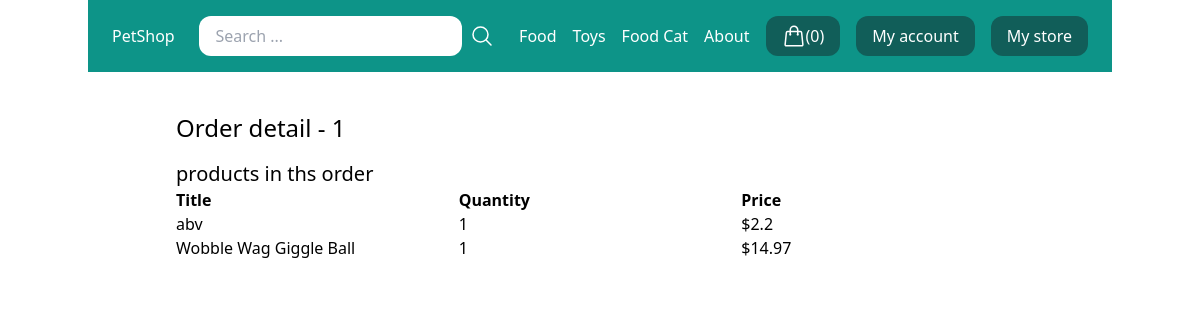
Page /my-store/order-detail/1/ (signed in) on the committed database.
### store/models.py (models this page shows, shortened)
class Category(models.Model):
    title = models.CharField(max_length=50)
    slug = models.SlugField(max_length=50)
    class Meta:
        verbose_name_plural = 'Categories'

class Order(models.Model):
    first_name = models.CharField(max_length=255)
    last_name = models.CharField(max_length=255)
    address = models.CharField(max_length=350)
    zipcode = models.CharField(max_length=25)
    city = models.CharField(max_length=40)
    paid_amount = models.IntegerField(default=0)
    is_paid = models.BooleanField(default=False)
    merchant_id = models.CharField(max_length=255)
    create_by = models.ForeignKey(User, related_name='orders', on_delete=models.SET_NULL, null=True)
    create_at = models.DateTimeField(auto_now_add=True)

class OrderItem(models.Model):
    order = models.ForeignKey(Order, related_name='items', on_delete=models.CASCADE)
    product = models.ForeignKey(Product, related_name='items', on_delete=models.CASCADE)
    price = models.IntegerField()
    quantity = models.IntegerField(default=1)
    def get_display_price(self):
        return self.price / 100

class Product(models.Model):
    DRAFT = 'draft'
    WAITING_APPROVAL = 'waitingapprpval'
    ACTIVE = 'active'
    DELETED = 'deleted'
    STATUS_CHOICES = (
        (DRAFT, 'Draft'),
        (WAITING_APPROVAL, 'Waiting approval'),
        (ACTIVE, 'Active'),
        (DELETED, 'Deleted'),
    )
    user = models.ForeignKey(User, related_name='products', on_delete=models.CASCADE)
    category = models.ForeignKey(Category, related_name='products', on_delete=models.CASCADE)
    title = models.CharField(max_length=100)
    slug = models.SlugField(max_length=100)
    description = models.TextField(blank=True)
    price = models.IntegerField()
    image = models.ImageField(upload_to='uploads/product_images/', blank=True, null=True)
    thumbnail = models.ImageField(upload_to='uploads/product_images/thumbnail', blank=True, null=True)
    create_at = models.DateTimeField(auto_now_add=True)
    updated_at = models.DateTimeField(auto_now=True)
    status = models.CharField(max_length=50, choices=STATUS_CHOICES, default=ACTIVE)
    class Meta:
        ordering = ('-create_at',)

### userprofile/views.py (the view)
# urls.py: path('my-store/order-detail/<int:pk>/', views.my_store_order_detail, name='my_store_order_detail'),
@login_required
def my_store_order_detail(request, pk):
    order = get_object_or_404(Order, pk=pk)
    return render(request, 'userprofile/my_store_order_detail.html', {
        'order': order
    })

### store/templatetags/menu.py (called while the page is built)
@register.inclusion_tag('core/menu.html')
def menu():
    categories = Category.objects.all()
    return {'categories':categories}

### userprofile/templates/userprofile/my_store_order_detail.html (shortened to what this page needs)
{% extends 'core/base.html' %}
{% block content %}
   <h1 class="mt-6 text-2xl">Order detail - {{ order.id }}</h1>
   <h2 class="mt-4 text-xl">products in ths order</h2>
   <div class="flex flex-wrap">
      <div class="w-1/3">
          <strong>Title</strong>
      </div>
      <div class="w-1/3">
          <strong>Quantity</strong>
      </div>
      <div class="w-1/3">
          <strong>Price</strong>
      </div>
  </div>
   {% for item in order.items.all %}
      {% if item.product.user == request.user %}
         <div class="flex flex-wrap">
            <div class="w-1/3">
               {{ item.product.title }}
            </div>
            <div class="w-1/3">
               {{ item.quantity }}
            </div>
            <div class="w-1/3">
               ${{ item.get_display_price }}
            </div>
      </div>
     {% endif %}
   {% endfor %}
{% endblock %}

### core/templates/core/menu.html
{% for category in categories %}
    <a href="{% url 'category_detail' category.slug %}" class="text-white">{{ category.title }}</a>
{% endfor %}
<a href="{% url 'about' %}" class="text-white">About</a>

### rows in the picture
Category: title "Food"
Category: title "Toys"
Category: title "Food Cat"
Order: id "1"
OrderItem: product "abv", quantity "1", get_display_price "2.2"
OrderItem: product "Wobble Wag Giggle Ball", quantity "1", get_display_price "14.97"

### other values in the picture
{{ cart|length }} "0"
